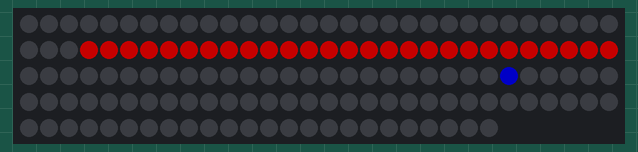
This sketch was run on a simulated Teensy 3. Parts: 144 RGB LEDs in strip order, left to right, continuing on the next row. Dim RGB values are drawn brighter than linear; the local clock reads 2024-03-15 10:24:30 at power-on unless the sketch sets it; what the sketch prints to the serial monitor is not drawn.

Above: at 29.4 s.

The sketch:

TimeAndLEDs.ino
```cpp
/*
 * TimeRTC.pde
 * example code illustrating Time library with Real Time Clock.
 *
 */
#include <FastLED.h>
#include <TimeLib.h>

FASTLED_USING_NAMESPACE

#if defined(FASTLED_VERSION) && (FASTLED_VERSION < 3001000)
#warning "Requires FastLED 3.1 or later; check github for latest code."
#endif

#define DATA_PIN    12
//#define CLK_PIN   7
#define LED_TYPE    NEOPIXEL
#define COLOR_ORDER BGR
#define NUM_LEDS    144

#define BRIGHTNESS          96
#define FRAMES_PER_SECOND  120


CRGB leds[NUM_LEDS];

void setup()  {
  // set the Time library to use Teensy 3.0's RTC to keep time
  setSyncProvider(getTeensy3Time);

  Serial.begin(115200);
  while (!Serial);  // Wait for Arduino Serial Monitor to open
  delay(3000); // 3 second delay for recovery
  if (timeStatus()!= timeSet) {
    Serial.println("Unable to sync with the RTC");
  } else {
    Serial.println("RTC has set the system time");
  }

  // tell FastLED about the LED strip configuration
  FastLED.addLeds<LED_TYPE,DATA_PIN>(leds, NUM_LEDS).setCorrection(TypicalLEDStrip);

  // set master brightness control
  FastLED.setBrightness(BRIGHTNESS);
}

void loop() {
  if (Serial.available()) {
    time_t t = processSyncMessage();
    if (t != 0) {
      Teensy3Clock.set(t); // set the RTC
      setTime(t);
    }
  }
  digitalClockDisplay();

  // display time on LEDs
  LEDdisplay();
  FastLED.show();
  FastLED.delay(1000/FRAMES_PER_SECOND);

  delay(1000);
}

void LEDdisplay() {
  if (second() == 0) {
      FastLED.clear();
  } else {
      leds[ second() ] += CRGB::Red;
   }
   leds [minute() + 60] += CRGB::Blue;
 }

void digitalClockDisplay() {
  // digital clock display of the time
  Serial.print(hour());
  printDigits(minute());
  printDigits(second());
  Serial.print(" ");
  Serial.print(day());
  Serial.print(" ");
  Serial.print(month());
  Serial.print(" ");
  Serial.print(year());
  Serial.println();
}

time_t getTeensy3Time()
{
  return Teensy3Clock.get();
}

/*  code to process time sync messages from the serial port   */
#define TIME_HEADER  "T"   // Header tag for serial time sync message

unsigned long processSyncMessage() {
  unsigned long pctime = 0L;
  const unsigned long DEFAULT_TIME = 1357041600; // Jan 1 2013

  if(Serial.find(TIME_HEADER)) {
     pctime = Serial.parseInt();
     return pctime;
     if( pctime < DEFAULT_TIME) { // check the value is a valid time (greater than Jan 1 2013)
       pctime = 0L; // return 0 to indicate that the time is not valid
     }
  }
  return pctime;
}

void printDigits(int digits){
  // utility function for digital clock display: prints preceding colon and leading 0
  Serial.print(":");
  if(digits < 10)
    Serial.print('0');
  Serial.print(digits);
}
```

Measured:
- what the display in image 0 shows lasts 1.1 s, from 29.3 s to 30.4 s
